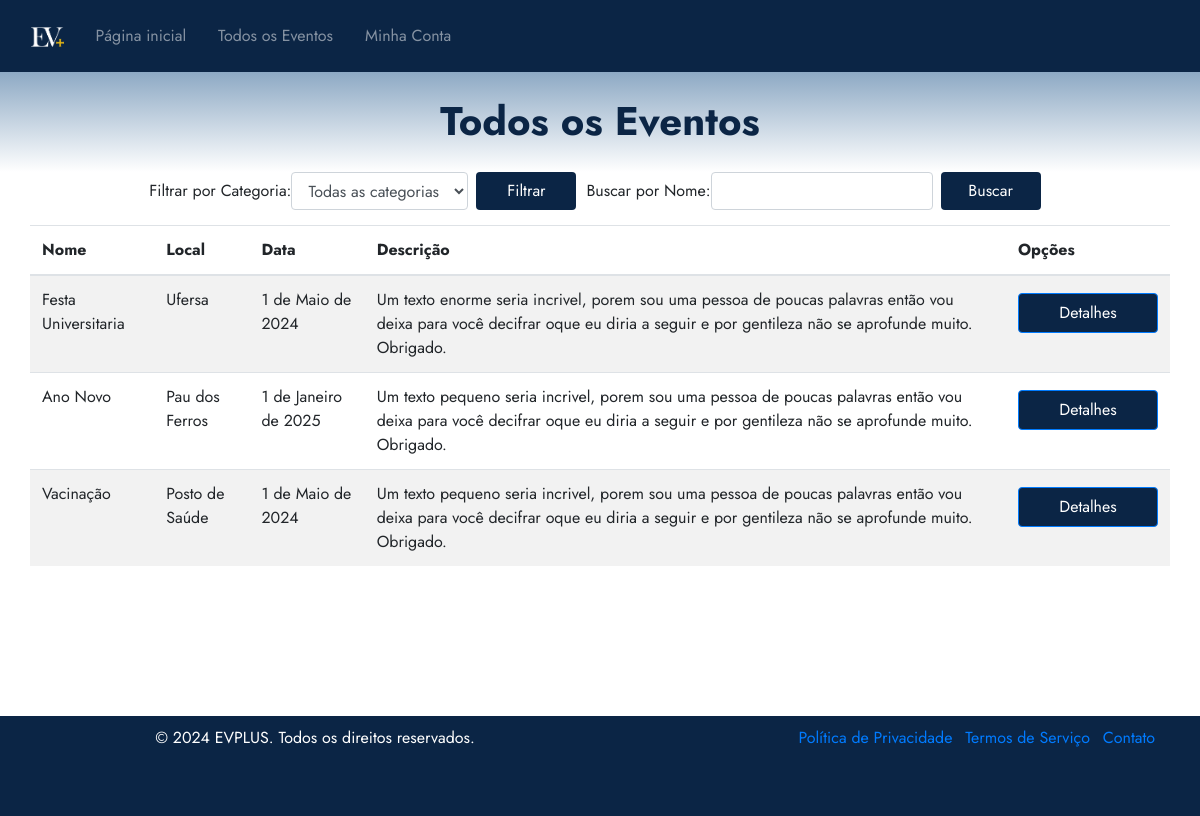
The app's page /eventos/todos-eventos/ with its own data.
### eventos/models.py (models this page shows, shortened)
class Evento(models.Model):
    user = models.ForeignKey(User, on_delete=models.CASCADE)
    clients = models.ManyToManyField(User, through='Inscricao', related_name='eventos')
    name = models.CharField(max_length=100)
    description = models.TextField()
    local = models.CharField(max_length=100)
    date = models.DateField()
    time = models.TimeField()
    category = models.CharField(max_length=100)
    banner = models.ImageField(null=True, blank=True, upload_to='banners/')
    limite_inscricoes = models.PositiveIntegerField(null=True, blank=True, verbose_name="Limite de Inscrições")
    finalizado = models.BooleanField(default=False)
    certificados = models.ManyToManyField(User, through='Certificado', related_name='eventos_certificados')
    avaliacoes = models.ManyToManyField(User, through='Avaliacao', related_name='eventos_avaliados')

### eventos/views.py (the view)
# urls.py: path('todos-eventos/', views.listarTodosEventos, name='todos_eventos'),
def listarTodosEventos(request):
    categoria = request.GET.get('categoria')
    nome = request.GET.get('nome')
    eventosDisponiveis = Evento.objects.filter(finalizado=False)
    if categoria:
        eventosDisponiveis = eventosDisponiveis.filter(category=categoria)
    if nome:
        eventosDisponiveis = eventosDisponiveis.filter(name__icontains=nome)
    return render(request, 'todosEventos.html', {'eventos': eventosDisponiveis})

### eventos/templates/todosEventos.html (shortened to what this page needs)
{% extends 'base.html' %}
{% load static %}
{% block 'head' %}
    <link rel="stylesheet" href="{% static 'eventos/css/todosEventos.css' %}">
{% endblock %}
{% block 'dashboard' %}
    <div class="container">
        <div class="row">
            <div class="col-md-12">
                <form method="GET" action="{% url 'eventos:todos_eventos' %}" class="form-inline">
                    <div class="form-group mr-2">
                        <label for="categoria">Filtrar por Categoria:</label>
                        <select class="form-control" id="categoria" name="categoria">
                            <option value="">Todas as categorias</option>
                        </select>
                    </div>
                    <button type="submit" class="btn btn-filter">Filtrar</button>
                    <div class="form-group">
                        <label for="nome">Buscar por Nome:</label>
                        <input type="text" class="form-control mr-2" id="nome" name="nome">
                    </div>
                    <button type="submit" class="btn btn-filter">Buscar</button>
                </form>
            </div>
        <div class="row">
            <div class="col-md-12">
                <div class="panel panel-default">
                    <div class="panel-body">
                        <div class="table-responsive">
                            <table class="table table-striped" style="margin-bottom: 130px;">
                                <thead>
                                    <tr>
                                        <th>Nome</th>
                                        <th>Local</th>
                                        <th>Data</th>
                                        <th>Descrição</th>
                                        <th>Opções</th>
                                    </tr>
                                </thead>
                                <tbody>
                                    {% for evento in eventos %}
                                        <tr>
                                            <td>{{ evento.name }}</td>
                                            <td>{{ evento.local }}</td>
                                            <td>{{ evento.date }}</td>
                                            <td>{{ evento.description }}</td>
                                            <td>
                                                <a href="{% url 'eventos:detalhes_evento' evento.id %}" class="btn btn-primary">Detalhes</a>
                                            </td>
                                        </tr>
                                    {% endfor %}
                                </tbody>
                            </table>
                        </div>
                    </div>
                </div>
            </div>
        </div>
    </div>
{% endblock %}

### templates/static/general/css/base.css (style rules this page uses)
* { margin: 0; padding: 0; box-sizing: border-box; font-family: "Jost" , sans-serif; }

### templates/static/general/css/general.css (style rules this page uses)
:root { --main-color: #8da9c4; --dark-color: #0b2545; --light-color: #eef4ed; --contrast-color: #467afd; --differential-color: #134074; }

### templates/static/eventos/css/todosEventos.css (style rules this page uses)
.btn-primary { height: 40px; width: 140px; background-color: var(--dark-color); padding: 7px; margin-top: 5px; margin-bottom: 15px; }
.btn-filter { height: 38px; width: 100px; background-color: var(--dark-color); padding: 5px; color: white; margin-right: 10px; }
.form-inline { margint-top: 20px; margin-bottom: 15px; display: flex; justify-content: center; }

### records on screen
Evento: name "Festa Universitaria", local "Ufersa", date "1 de Maio de 2024", description "Um texto enorme seria incrivel, porem sou uma pessoa de poucas palavras então vou deixa para você decifrar oque eu diria a seguir e por gentileza não se aprofunde muito. Obrigado."
Evento: name "Ano Novo", local "Pau dos Ferros", date "1 de Janeiro de 2025", description "Um texto pequeno seria incrivel, porem sou uma pessoa de poucas palavras então vou deixa para você decifrar oque eu diria a seguir e por gentileza não se aprofunde muito. Obrigado."
Evento: name "Vacinação", local "Posto de Saúde", date "1 de Maio de 2024", description "Um texto pequeno seria incrivel, porem sou uma pessoa de poucas palavras então vou deixa para você decifrar oque eu diria a seguir e por gentileza não se aprofunde muito. Obrigado."
